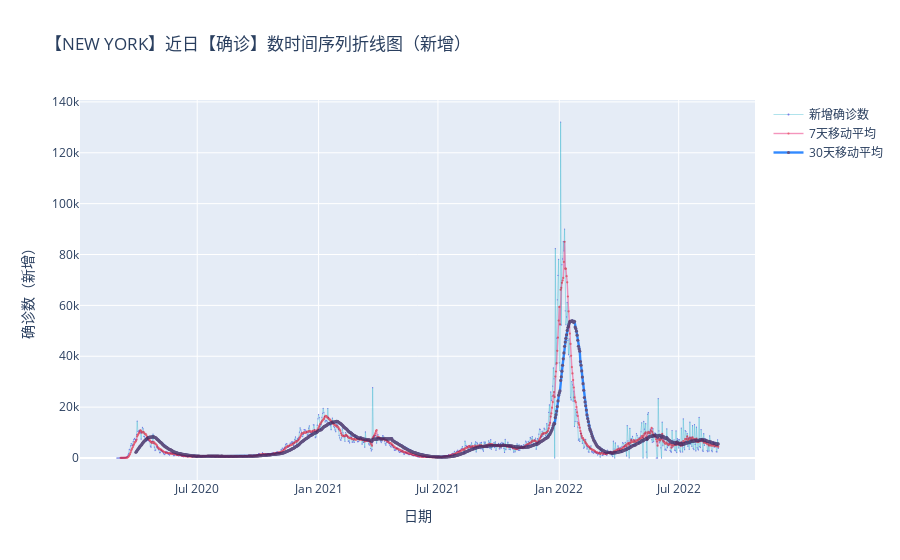
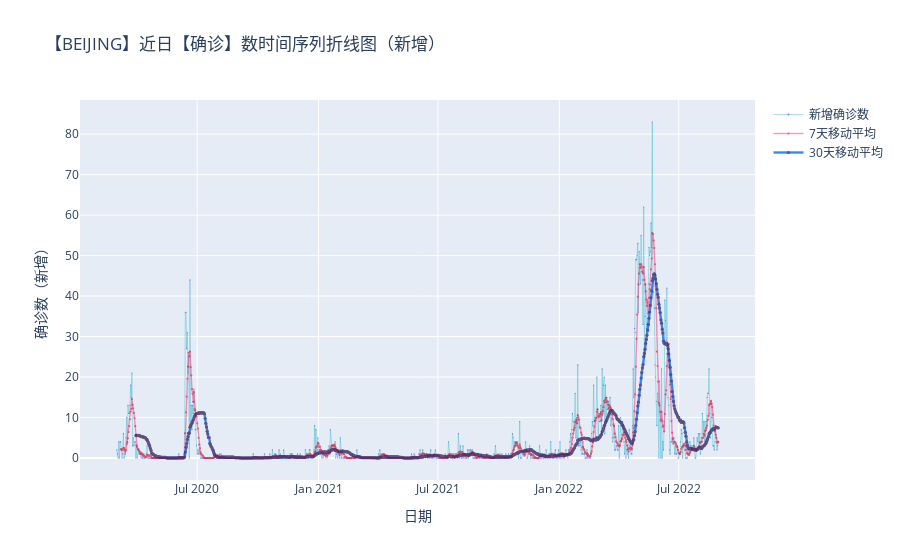

These figures' notebook cell, in order:
### Markdown cell above
## 运行下面的代码，报错在群里问

### Code cell
from covid_report import getdata,data_processing,covid_visualization

# get data
latest_data_global,prev_data_global,latest_data_us,prev_data_us = getdata.GET_csse_covid_19_daily_reports()
ts_confirmed_us,ts_confirmed_global,ts_deaths_us,ts_deaths_global,ts_recovered_global = getdata.GET_csse_covid_19_time_series()
shanghai_df = getdata.GET_shanghai_data()


# data processing
ts_confirmed_CHINA_incre, loc_data_CHINA, sorted_provinces = data_processing.ts_process_CHINA(ts_confirmed_global,clip=True)
ts_deaths_CHINA_incre, _, _ = data_processing.ts_process_CHINA(ts_deaths_global,clip=True)
ts_recovered_CHINA_incre, _, _ = data_processing.ts_process_CHINA(ts_recovered_global,clip=True)

ts_confirmed_US_incre,loc_data_us,sorted_state = data_processing.ts_process_US(ts_confirmed_us,clip=True)
ts_deaths_US_incre,_,_,population = data_processing.ts_process_US(ts_deaths_us,death = True,clip=True)

latest_data_CHINA = data_processing.daily_process(latest_data_global, country = 'China')
prev_data_CHINA = data_processing.daily_process(prev_data_global, country = 'China')
latest_data_US = data_processing.daily_process(latest_data_us, country = 'US')
prev_data_US = data_processing.daily_process(prev_data_us, country = 'US')


# visualization
covid_visualization.Decompose_US(
    ts_confirmed_US_incre,
    latest_data_US,
    prev_data_US,
    start='2020-03-01',
    # end='2022-06-01',
    ma = [7,30],
    method = '新增',             # method = '累计'
    specify = 'New York',        # specify = 'Shanghai' specify = 'All' specify = None
    verbose = 1,
    kind = '确诊'
)

covid_visualization.Decompose_CHINA(
    ts_confirmed_CHINA_incre,
    latest_data_CHINA,
    prev_data_CHINA,
    start='2020-03-01',
    # end='2022-06-01',
    ma = [7,30],
    method = '新增',              # method = '累计'
    specify = 'Beijing',         # specify = 'Shanghai' specify = 'All' specify = None
    verbose = 1,
    kind = '确诊'
)

### Figure 1 — Plotly figure (JSON) as saved in the notebook; plotly's stock layout.template omitted (floating-point values rounded to 4 significant figures; data arrays with more than 128 entries replaced by an {"elided": "..."} marker saying what was removed)
{"data": [{"line": {"color": "#08a8c4", "width": 0.4}, "marker": {"color": "#5857e1", "size": 1.2}, "mode": "lines+markers", "name": "新增确诊数", "opacity": 0.8, "type": "scatter", "x": {"elided": "913 str values"}, "y": {"elided": "913 int values"}}, {"line": {"color": "#ee5090", "width": 1.4}, "marker": {"color": "#dd001b", "size": 2.2}, "mode": "lines+markers", "name": "7天移动平均", "opacity": 0.6, "type": "scatter", "x": {"elided": "913 str values"}, "y": {"elided": "913 float values"}}, {"line": {"color": "#006eff", "width": 2.4}, "marker": {"color": "#412b63", "size": 3.2}, "mode": "lines+markers", "name": "30天移动平均", "opacity": 0.8, "type": "scatter", "x": {"elided": "913 str values"}, "y": {"elided": "913 float values"}}], "layout": {"title": {"text": "【NEW YORK】近日【确诊】数时间序列折线图（新增）"}, "xaxis": {"title": {"text": "日期"}}, "yaxis": {"title": {"text": "确诊数（新增）"}}}}

### Figure 2 — Plotly figure (JSON) as saved in the notebook; plotly's stock layout.template omitted (floating-point values rounded to 4 significant figures; data arrays with more than 128 entries replaced by an {"elided": "..."} marker saying what was removed)
{"data": [{"line": {"color": "#08a8c4", "width": 0.4}, "marker": {"color": "#5857e1", "size": 1.2}, "mode": "lines+markers", "name": "新增确诊数", "opacity": 0.8, "type": "scatter", "x": {"elided": "913 str values"}, "y": {"elided": "913 int values"}}, {"line": {"color": "#ee5090", "width": 1.4}, "marker": {"color": "#dd001b", "size": 2.2}, "mode": "lines+markers", "name": "7天移动平均", "opacity": 0.6, "type": "scatter", "x": {"elided": "913 str values"}, "y": {"elided": "913 float values"}}, {"line": {"color": "#006eff", "width": 2.4}, "marker": {"color": "#412b63", "size": 3.2}, "mode": "lines+markers", "name": "30天移动平均", "opacity": 0.8, "type": "scatter", "x": {"elided": "913 str values"}, "y": {"elided": "913 float values"}}], "layout": {"title": {"text": "【BEIJING】近日【确诊】数时间序列折线图（新增）"}, "xaxis": {"title": {"text": "日期"}}, "yaxis": {"title": {"text": "确诊数（新增）"}}}}
